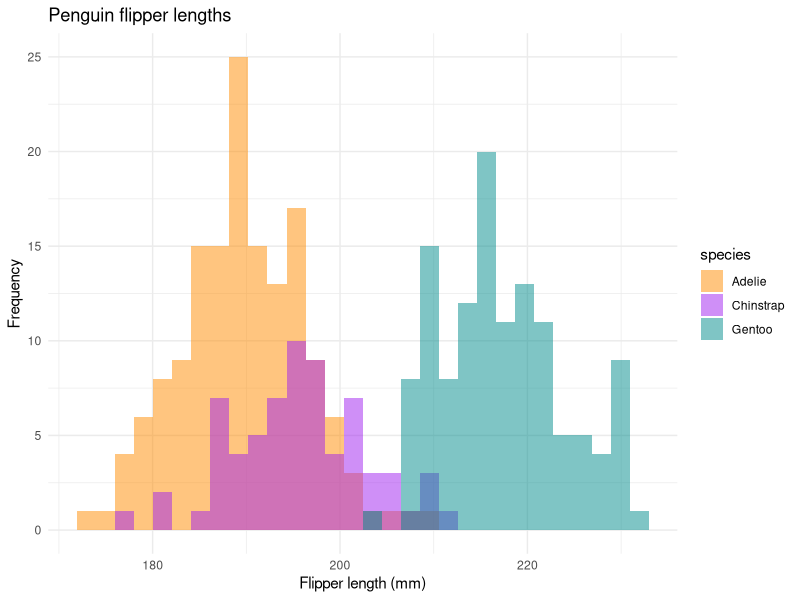

Source code (R): (Note: this script raises an error after producing the figure.)
## ---- chunk 1
knitr::opts_chunk$set(echo = TRUE, warning = FALSE, message = FALSE)
#knitr::opts_chunk$set(echo = TRUE)
library(tidyverse)
library(kableExtra)
library(palmerpenguins)
## ---- chunk 2
head(penguins)
## ---- chunk 3
penguins %>% 
  count(species) %>% 
  kable(caption = "Species Counts")
## ---- chunk 4
penguins %>% 
  group_by(species) %>% 
  summarize(across(where(is.numeric), mean, na.rm = TRUE)) %>% 
  kable(caption = "Summarized Data", format = "html") %>% 
  kableExtra::kable_styling(bootstrap_options = c("striped", "hover", "condensed", "responsive"), full_width = F, position = "left")
## ---- chunk 5
text_tbl <- data.frame(
  Items = c("Item 1", "Item 2", "Item 3"),
  Features = c(
    "Lorem ipsum dolor sit amet, consectetur adipiscing elit. Proin vehicula tempor ex. Morbi malesuada sagittis turpis, at venenatis nisl luctus a. ",
    "In eu urna at magna luctus rhoncus quis in nisl. Fusce in velit varius, posuere risus et, cursus augue. Duis eleifend aliquam ante, a aliquet ex tincidunt in. ", 
    "Vivamus venenatis egestas eros ut tempus. Vivamus id est nisi. Aliquam molestie erat et sollicitudin venenatis. In ac lacus at velit scelerisque mattis. "
  )
)
kable(text_tbl) %>%
  kableExtra::kable_styling(full_width = F) %>%
  kableExtra::column_spec(1, bold = T, border_right = T) %>%
  kableExtra::column_spec(2, width = "30em", background = "yellow")
## ---- chunk 6
flipper_hist <- ggplot(data = penguins, aes(x = flipper_length_mm)) +
  geom_histogram(aes(fill = species), 
                 alpha = 0.5, 
                 position = "identity") +
  scale_fill_manual(values = c("darkorange","purple","cyan4")) +
  theme_minimal() +
  labs(x = "Flipper length (mm)",
       y = "Frequency",
       title = "Penguin flipper lengths")
flipper_hist
## ---- chunk 7
include_graphics("data/pp_logo.png")
